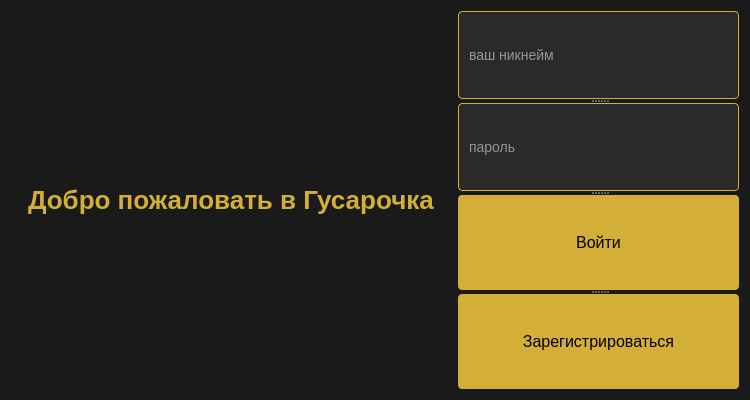
<?xml version="1.0" encoding="UTF-8"?>
<ui version="4.0">
 <class>Form</class>
 <widget class="QWidget" name="Form">
  <property name="geometry">
   <rect>
    <x>0</x>
    <y>0</y>
    <width>750</width>
    <height>400</height>
   </rect>
  </property>
  <property name="windowTitle">
   <string>Form</string>
  </property>
  <property name="styleSheet">
   <string notr="true">
    background-color: #1a1a1a;  /* Тёмный фон */
    color: white;
    font-family: &quot;Segoe UI&quot;;
</string>
  </property>
  <layout class="QHBoxLayout" name="horizontalLayout">
   <item>
    <widget class="QLabel" name="label">
     <property name="styleSheet">
      <string notr="true">QLabel {
    font-size: 26px;
    color: #d4af37; /* Золотой */
    font-weight: bold;
    padding: 10px;
}</string>
     </property>
     <property name="text">
      <string>Добро пожаловать в Гусарочка</string>
     </property>
    </widget>
   </item>
   <item>
    <widget class="QSplitter" name="splitter">
     <property name="orientation">
      <enum>Qt::Orientation::Vertical</enum>
     </property>
     <widget class="QLineEdit" name="lineEdit">
      <property name="styleSheet">
       <string notr="true">QLineEdit {
    background-color: #2a2a2a;
    border: 1px solid #d4af37;
    border-radius: 4px;
    padding: 8px;
    color: white;
    font-size: 14px;
    min-width: 250px;
    transition: border-color 0.3s ease-in-out;
}
QLineEdit:focus {
    border: 1px solid #f0d87c;
}
</string>
      </property>
      <property name="placeholderText">
       <string>ваш никнейм</string>
      </property>
     </widget>
     <widget class="QLineEdit" name="lineEdit_2">
      <property name="styleSheet">
       <string notr="true">QLineEdit {
    background-color: #2a2a2a;
    border: 1px solid #d4af37;
    border-radius: 4px;
    padding: 8px;
    color: white;
    font-size: 14px;
    min-width: 250px;
}

QLineEdit:focus {
    border: 1px solid #f0d87c;  /* Яркое золото при фокусе */
}</string>
      </property>
      <property name="placeholderText">
       <string>пароль</string>
      </property>
     </widget>
     <widget class="QPushButton" name="pushButton">
      <property name="styleSheet">
       <string notr="true">QPushButton {
    background-color: #d4af37;  /* Золотой */
    color: black;
    border: none;
    padding: 10px 20px;
    font-size: 16px;
    border-radius: 4px;
    min-width: 120px;
}

QPushButton:hover {
    background-color: #f0d87c;  /* Светлее при наведении */
}

QPushButton:pressed {
    background-color: #b79530;  /* Темнее при нажатии */
}</string>
      </property>
      <property name="text">
       <string>Войти</string>
      </property>
     </widget>
     <widget class="QPushButton" name="pushButton_2">
      <property name="styleSheet">
       <string notr="true">QPushButton {
    background-color: #d4af37;  /* Золотой */
    color: black;
    border: none;
    padding: 10px 20px;
    font-size: 16px;
    border-radius: 4px;
    min-width: 120px;
}

QPushButton:hover {
    background-color: #f0d87c;  /* Светлее при наведении */
}

QPushButton:pressed {
    background-color: #b79530;  /* Темнее при нажатии */
}</string>
      </property>
      <property name="text">
       <string>Зарегистрироваться</string>
      </property>
     </widget>
    </widget>
   </item>
  </layout>
 </widget>
 <resources>
  <include location="C:/Users/f2445/Downloads/Jewerly/auth.rcc.qrc"/>
 </resources>
 <connections/>
</ui>
